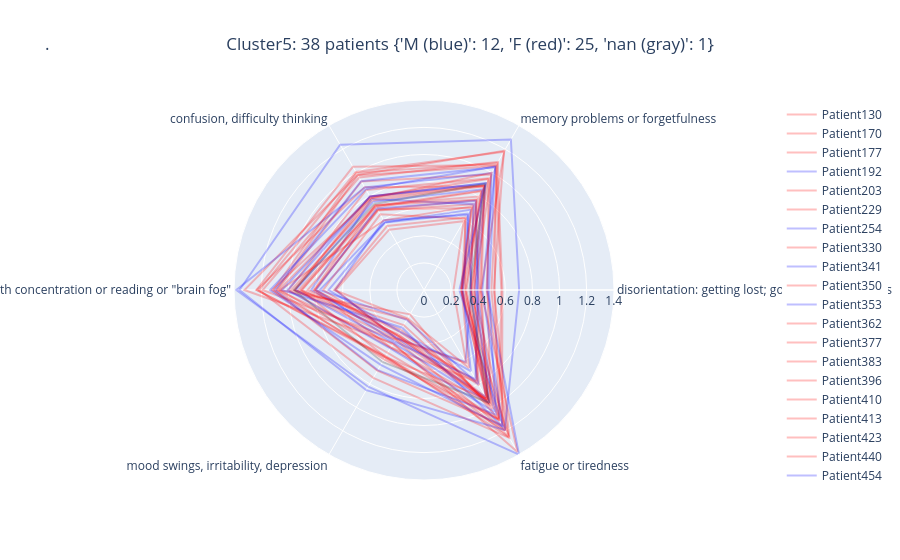

The code cell stored with this chart in its notebook:
### Code cell
star_chart_per_patient(5)

### Figure 1 — Plotly figure (JSON) as saved in the notebook; plotly's stock layout.template omitted (floating-point values rounded to 4 significant figures)
{"data": [{"line": {"color": "rgb(255,0,0)"}, "mode": "lines", "name": "Patient130", "opacity": 0.25, "r": [0.3445, 0.731, 0.6779, 0.8073, 0.3563, 0.8113, 0.3445, 0.3445], "theta": ["disorientation: getting lost; going to wrong places", "memory problems or forgetfulness", "confusion, difficulty thinking", "difficulty with concentration or reading or \"brain fog\"", "mood swings, irritability, depression", "fatigue or tiredness", "disorientation: getting lost; going to wrong places"], "type": "scatterpolar"}, {"line": {"color": "rgb(255,0,0)"}, "mode": "lines", "name": "Patient170", "opacity": 0.25, "r": [0.4973, 1.091, 0.958, 1.19, 0.4237, 1.195, 0.4973, 0.4973], "theta": ["disorientation: getting lost; going to wrong places", "memory problems or forgetfulness", "confusion, difficulty thinking", "difficulty with concentration or reading or \"brain fog\"", "mood swings, irritability, depression", "fatigue or tiredness", "disorientation: getting lost; going to wrong places"], "type": "scatterpolar"}, {"line": {"color": "rgb(255,0,0)"}, "mode": "lines", "name": "Patient177", "opacity": 0.25, "r": [0.4232, 0.8944, 0.7973, 0.9532, 0.3786, 0.9334, 0.4232, 0.4232], "theta": ["disorientation: getting lost; going to wrong places", "memory problems or forgetfulness", "confusion, difficulty thinking", "difficulty with concentration or reading or \"brain fog\"", "mood swings, irritability, depression", "fatigue or tiredness", "disorientation: getting lost; going to wrong places"], "type": "scatterpolar"}, {"line": {"color": "rgb(0,0,255)"}, "mode": "lines", "name": "Patient192", "opacity": 0.25, "r": [0.3433, 0.7308, 0.7747, 0.8318, 0.4063, 0.9124, 0.3433, 0.3433], "theta": ["disorientation: getting lost; going to wrong places", "memory problems or forgetfulness", "confusion, difficulty thinking", "difficulty with concentration or reading or \"brain fog\"", "mood swings, irritability, depression", "fatigue or tiredness", "disorientation: getting lost; going to wrong places"], "type": "scatterpolar"}, {"line": {"color": "rgb(255,0,0)"}, "mode": "lines", "name": "Patient203", "opacity": 0.25, "r": [0.2841, 0.8831, 0.8745, 1.234, 0.5639, 1.255, 0.2841, 0.2841], "theta": ["disorientation: getting lost; going to wrong places", "memory problems or forgetfulness", "confusion, difficulty thinking", "difficulty with concentration or reading or \"brain fog\"", "mood swings, irritability, depression", "fatigue or tiredness", "disorientation: getting lost; going to wrong places"], "type": "scatterpolar"}, {"line": {"color": "rgb(255,0,0)"}, "mode": "lines", "name": "Patient229", "opacity": 0.25, "r": [0.4689, 0.9511, 0.8528, 0.9991, 0.4908, 0.9817, 0.4689, 0.4689], "theta": ["disorientation: getting lost; going to wrong places", "memory problems or forgetfulness", "confusion, difficulty thinking", "difficulty with concentration or reading or \"brain fog\"", "mood swings, irritability, depression", "fatigue or tiredness", "disorientation: getting lost; going to wrong places"], "type": "scatterpolar"}, {"line": {"color": "rgb(0,0,255)"}, "mode": "lines", "name": "Patient254", "opacity": 0.25, "r": [0.2779, 0.6831, 0.5765, 0.7694, 0.2543, 0.8024, 0.2779, 0.2779], "theta": ["disorientation: getting lost; going to wrong places", "memory problems or forgetfulness", "confusion, difficulty thinking", "difficulty with concentration or reading or \"brain fog\"", "mood swings, irritability, depression", "fatigue or tiredness", "disorientation: getting lost; going to wrong places"], "type": "scatterpolar"}, {"line": {"color": "rgb(255,0,0)"}, "mode": "lines", "name": "Patient330", "opacity": 0.25, "r": [0.5705, 1.056, 0.9784, 1.089, 0.5912, 1.108, 0.5705, 0.5705], "theta": ["disorientation: getting lost; going to wrong places", "memory problems or forgetfulness", "confusion, difficulty thinking", "difficulty with concentration or reading or \"brain fog\"", "mood swings, irritability, depression", "fatigue or tiredness", "disorientation: getting lost; going to wrong places"], "type": "scatterpolar"}, {"line": {"color": "rgb(0,0,255)"}, "mode": "lines", "name": "Patient341", "opacity": 0.25, "r": [0.3485, 0.6395, 0.5943, 0.6558, 0.409, 0.6134, 0.3485, 0.3485], "theta": ["disorientation: getting lost; going to wrong places", "memory problems or forgetfulness", "confusion, difficulty thinking", "difficulty with concentration or reading or \"brain fog\"", "mood swings, irritability, depression", "fatigue or tiredness", "disorientation: getting lost; going to wrong places"], "type": "scatterpolar"}, {"line": {"color": "rgb(255,0,0)"}, "mode": "lines", "name": "Patient350", "opacity": 0.25, "r": [0.2752, 0.7968, 0.7234, 0.9008, 0.3933, 0.9359, 0.2752, 0.2752], "theta": ["disorientation: getting lost; going to wrong places", "memory problems or forgetfulness", "confusion, difficulty thinking", "difficulty with concentration or reading or \"brain fog\"", "mood swings, irritability, depression", "fatigue or tiredness", "disorientation: getting lost; going to wrong places"], "type": "scatterpolar"}, {"line": {"color": "rgb(0,0,255)"}, "mode": "lines", "name": "Patient353", "opacity": 0.25, "r": [0.3909, 0.9086, 0.7972, 1.006, 0.4974, 1.038, 0.3909, 0.3909], "theta": ["disorientation: getting lost; going to wrong places", "memory problems or forgetfulness", "confusion, difficulty thinking", "difficulty with concentration or reading or \"brain fog\"", "mood swings, irritability, depression", "fatigue or tiredness", "disorientation: getting lost; going to wrong places"], "type": "scatterpolar"}, {"line": {"color": "rgb(255,0,0)"}, "mode": "lines", "name": "Patient362", "opacity": 0.25, "r": [0.2779, 0.6168, 0.5448, 0.663, 0.2414, 0.6641, 0.2779, 0.2779], "theta": ["disorientation: getting lost; going to wrong places", "memory problems or forgetfulness", "confusion, difficulty thinking", "difficulty with concentration or reading or \"brain fog\"", "mood swings, irritability, depression", "fatigue or tiredness", "disorientation: getting lost; going to wrong places"], "type": "scatterpolar"}, {"line": {"color": "rgb(255,0,0)"}, "mode": "lines", "name": "Patient377", "opacity": 0.25, "r": [0.2823, 0.6989, 0.6859, 0.8594, 0.3394, 0.9171, 0.2823, 0.2823], "theta": ["disorientation: getting lost; going to wrong places", "memory problems or forgetfulness", "confusion, difficulty thinking", "difficulty with concentration or reading or \"brain fog\"", "mood swings, irritability, depression", "fatigue or tiredness", "disorientation: getting lost; going to wrong places"], "type": "scatterpolar"}, {"line": {"color": "rgb(255,0,0)"}, "mode": "lines", "name": "Patient383", "opacity": 0.25, "r": [0.3135, 0.8487, 0.7152, 0.9254, 0.2993, 0.9706, 0.3135, 0.3135], "theta": ["disorientation: getting lost; going to wrong places", "memory problems or forgetfulness", "confusion, difficulty thinking", "difficulty with concentration or reading or \"brain fog\"", "mood swings, irritability, depression", "fatigue or tiredness", "disorientation: getting lost; going to wrong places"], "type": "scatterpolar"}, {"line": {"color": "rgb(255,0,0)"}, "mode": "lines", "name": "Patient396", "opacity": 0.25, "r": [0.3478, 0.9466, 0.7932, 1.07, 0.2078, 1.116, 0.3478, 0.3478], "theta": ["disorientation: getting lost; going to wrong places", "memory problems or forgetfulness", "confusion, difficulty thinking", "difficulty with concentration or reading or \"brain fog\"", "mood swings, irritability, depression", "fatigue or tiredness", "disorientation: getting lost; going to wrong places"], "type": "scatterpolar"}, {"line": {"color": "rgb(255,0,0)"}, "mode": "lines", "name": "Patient410", "opacity": 0.25, "r": [0.5147, 1.179, 1.005, 1.216, 0.7486, 1.261, 0.5147, 0.5147], "theta": ["disorientation: getting lost; going to wrong places", "memory problems or forgetfulness", "confusion, difficulty thinking", "difficulty with concentration or reading or \"brain fog\"", "mood swings, irritability, depression", "fatigue or tiredness", "disorientation: getting lost; going to wrong places"], "type": "scatterpolar"}, {"line": {"color": "rgb(255,0,0)"}, "mode": "lines", "name": "Patient413", "opacity": 0.25, "r": [0.403, 0.7704, 0.7204, 0.8125, 0.4902, 0.7835, 0.403, 0.403], "theta": ["disorientation: getting lost; going to wrong places", "memory problems or forgetfulness", "confusion, difficulty thinking", "difficulty with concentration or reading or \"brain fog\"", "mood swings, irritability, depression", "fatigue or tiredness", "disorientation: getting lost; going to wrong places"], "type": "scatterpolar"}, {"line": {"color": "rgb(255,0,0)"}, "mode": "lines", "name": "Patient423", "opacity": 0.25, "r": [0.4196, 1.187, 0.9801, 1.325, 0.4539, 1.38, 0.4196, 0.4196], "theta": ["disorientation: getting lost; going to wrong places", "memory problems or forgetfulness", "confusion, difficulty thinking", "difficulty with concentration or reading or \"brain fog\"", "mood swings, irritability, depression", "fatigue or tiredness", "disorientation: getting lost; going to wrong places"], "type": "scatterpolar"}, {"line": {"color": "rgb(255,0,0)"}, "mode": "lines", "name": "Patient440", "opacity": 0.25, "r": [0.4622, 0.9833, 0.9247, 1.082, 0.4606, 1.245, 0.4622, 0.4622], "theta": ["disorientation: getting lost; going to wrong places", "memory problems or forgetfulness", "confusion, difficulty thinking", "difficulty with concentration or reading or \"brain fog\"", "mood swings, irritability, depression", "fatigue or tiredness", "disorientation: getting lost; going to wrong places"], "type": "scatterpolar"}, {"line": {"color": "rgb(0,0,255)"}, "mode": "lines", "name": "Patient454", "opacity": 0.25, "r": [0.4664, 0.9959, 0.8747, 1.385, 0.8244, 1.402, 0.4664, 0.4664], "theta": ["disorientation: getting lost; going to wrong places", "memory problems or forgetfulness", "confusion, difficulty thinking", "difficulty with concentration or reading or \"brain fog\"", "mood swings, irritability, depression", "fatigue or tiredness", "disorientation: getting lost; going to wrong places"], "type": "scatterpolar"}, {"line": {"color": "rgb(255,0,0)"}, "mode": "lines", "name": "Patient463", "opacity": 0.25, "r": [0.4125, 0.8896, 0.7811, 0.9547, 0.4174, 0.9467, 0.4125, 0.4125], "theta": ["disorientation: getting lost; going to wrong places", "memory problems or forgetfulness", "confusion, difficulty thinking", "difficulty with concentration or reading or \"brain fog\"", "mood swings, irritability, depression", "fatigue or tiredness", "disorientation: getting lost; going to wrong places"], "type": "scatterpolar"}, {"line": {"color": "rgb(255,0,0)"}, "mode": "lines", "name": "Patient466", "opacity": 0.25, "r": [0.3533, 0.884, 0.7632, 0.9788, 0.2484, 1.014, 0.3533, 0.3533], "theta": ["disorientation: getting lost; going to wrong places", "memory problems or forgetfulness", "confusion, difficulty thinking", "difficulty with concentration or reading or \"brain fog\"", "mood swings, irritability, depression", "fatigue or tiredness", "disorientation: getting lost; going to wrong places"], "type": "scatterpolar"}, {"line": {"color": "rgb(0,0,255)"}, "mode": "lines", "name": "Patient476", "opacity": 0.25, "r": [0.2606, 0.9103, 0.7962, 1.049, 0.3216, 1.174, 0.2606, 0.2606], "theta": ["disorientation: getting lost; going to wrong places", "memory problems or forgetfulness", "confusion, difficulty thinking", "difficulty with concentration or reading or \"brain fog\"", "mood swings, irritability, depression", "fatigue or tiredness", "disorientation: getting lost; going to wrong places"], "type": "scatterpolar"}, {"line": {"color": "rgb(255,0,0)"}, "mode": "lines", "name": "Patient485", "opacity": 0.25, "r": [0.366, 0.998, 0.7808, 1.122, 0.5753, 1.198, 0.366, 0.366], "theta": ["disorientation: getting lost; going to wrong places", "memory problems or forgetfulness", "confusion, difficulty thinking", "difficulty with concentration or reading or \"brain fog\"", "mood swings, irritability, depression", "fatigue or tiredness", "disorientation: getting lost; going to wrong places"], "type": "scatterpolar"}, {"line": {"color": "rgb(0,0,255)"}, "mode": "lines", "name": "Patient486", "opacity": 0.25, "r": [0.702, 1.282, 1.238, 1.362, 0.8532, 1.193, 0.702, 0.702], "theta": ["disorientation: getting lost; going to wrong places", "memory problems or forgetfulness", "confusion, difficulty thinking", "difficulty with concentration or reading or \"brain fog\"", "mood swings, irritability, depression", "fatigue or tiredness", "disorientation: getting lost; going to wrong places"], "type": "scatterpolar"}, {"line": {"color": "rgb(0,0,255)"}, "mode": "lines", "name": "Patient505", "opacity": 0.25, "r": [0.479, 1.046, 0.9272, 1.1, 0.6828, 1.062, 0.479, 0.479], "theta": ["disorientation: getting lost; going to wrong places", "memory problems or forgetfulness", "confusion, difficulty thinking", "difficulty with concentration or reading or \"brain fog\"", "mood swings, irritability, depression", "fatigue or tiredness", "disorientation: getting lost; going to wrong places"], "type": "scatterpolar"}, {"line": {"color": "rgb(255,0,0)"}, "mode": "lines", "name": "Patient516", "opacity": 0.25, "r": [0.218, 0.5861, 0.514, 0.6495, 0.4138, 0.6224, 0.218, 0.218], "theta": ["disorientation: getting lost; going to wrong places", "memory problems or forgetfulness", "confusion, difficulty thinking", "difficulty with concentration or reading or \"brain fog\"", "mood swings, irritability, depression", "fatigue or tiredness", "disorientation: getting lost; going to wrong places"], "type": "scatterpolar"}, {"line": {"color": "rgb(0,0,255)"}, "mode": "lines", "name": "Patient532", "opacity": 0.25, "r": [0.3795, 0.8579, 0.751, 0.9471, 0.4499, 0.9615, 0.3795, 0.3795], "theta": ["disorientation: getting lost; going to wrong places", "memory problems or forgetfulness", "confusion, difficulty thinking", "difficulty with concentration or reading or \"brain fog\"", "mood swings, irritability, depression", "fatigue or tiredness", "disorientation: getting lost; going to wrong places"], "type": "scatterpolar"}, {"line": {"color": "rgb(255,0,0)"}, "mode": "lines", "name": "Patient537", "opacity": 0.25, "r": [0.3748, 0.7653, 0.6833, 0.8012, 0.387, 0.7738, 0.3748, 0.3748], "theta": ["disorientation: getting lost; going to wrong places", "memory problems or forgetfulness", "confusion, difficulty thinking", "difficulty with concentration or reading or \"brain fog\"", "mood swings, irritability, depression", "fatigue or tiredness", "disorientation: getting lost; going to wrong places"], "type": "scatterpolar"}, {"line": {"color": "rgb(0,0,255)"}, "mode": "lines", "name": "Patient542", "opacity": 0.25, "r": [0.3966, 0.7589, 0.6952, 0.7964, 0.4373, 0.759, 0.3966, 0.3966], "theta": ["disorientation: getting lost; going to wrong places", "memory problems or forgetfulness", "confusion, difficulty thinking", "difficulty with concentration or reading or \"brain fog\"", "mood swings, irritability, depression", "fatigue or tiredness", "disorientation: getting lost; going to wrong places"], "type": "scatterpolar"}, {"line": {"color": "rgb(255,0,0)"}, "mode": "lines", "name": "Patient555", "opacity": 0.25, "r": [0.5788, 1.082, 0.9982, 1.112, 0.6875, 1.151, 0.5788, 0.5788], "theta": ["disorientation: getting lost; going to wrong places", "memory problems or forgetfulness", "confusion, difficulty thinking", "difficulty with concentration or reading or \"brain fog\"", "mood swings, irritability, depression", "fatigue or tiredness", "disorientation: getting lost; going to wrong places"], "type": "scatterpolar"}, {"line": {"color": "rgb(255,0,0)"}, "mode": "lines", "name": "Patient558", "opacity": 0.25, "r": [0.5225, 1.065, 1.05, 1.236, 0.573, 1.102, 0.5225, 0.5225], "theta": ["disorientation: getting lost; going to wrong places", "memory problems or forgetfulness", "confusion, difficulty thinking", "difficulty with concentration or reading or \"brain fog\"", "mood swings, irritability, depression", "fatigue or tiredness", "disorientation: getting lost; going to wrong places"], "type": "scatterpolar"}, {"line": {"color": "rgb(255,0,0)"}, "mode": "lines", "name": "Patient566", "opacity": 0.25, "r": [0.3033, 0.6075, 0.6451, 0.7437, 0.3896, 0.9639, 0.3033, 0.3033], "theta": ["disorientation: getting lost; going to wrong places", "memory problems or forgetfulness", "confusion, difficulty thinking", "difficulty with concentration or reading or \"brain fog\"", "mood swings, irritability, depression", "fatigue or tiredness", "disorientation: getting lost; going to wrong places"], "type": "scatterpolar"}, {"line": {"color": "rgb(255,0,0)"}, "mode": "lines", "name": "Patient579", "opacity": 0.25, "r": [0.3045, 0.8404, 0.706, 0.9067, 0.5697, 0.9293, 0.3045, 0.3045], "theta": ["disorientation: getting lost; going to wrong places", "memory problems or forgetfulness", "confusion, difficulty thinking", "difficulty with concentration or reading or \"brain fog\"", "mood swings, irritability, depression", "fatigue or tiredness", "disorientation: getting lost; going to wrong places"], "type": "scatterpolar"}, {"line": {"color": "rgb(50,50,50)"}, "mode": "lines", "name": "Patient592", "opacity": 0.25, "r": [0.3342, 0.9062, 0.7335, 0.9593, 0.6128, 0.9603, 0.3342, 0.3342], "theta": ["disorientation: getting lost; going to wrong places", "memory problems or forgetfulness", "confusion, difficulty thinking", "difficulty with concentration or reading or \"brain fog\"", "mood swings, irritability, depression", "fatigue or tiredness", "disorientation: getting lost; going to wrong places"], "type": "scatterpolar"}, {"line": {"color": "rgb(0,0,255)"}, "mode": "lines", "name": "Patient594", "opacity": 0.25, "r": [0.2872, 0.6515, 0.5758, 0.7042, 0.3547, 0.6904, 0.2872, 0.2872], "theta": ["disorientation: getting lost; going to wrong places", "memory problems or forgetfulness", "confusion, difficulty thinking", "difficulty with concentration or reading or \"brain fog\"", "mood swings, irritability, depression", "fatigue or tiredness", "disorientation: getting lost; going to wrong places"], "type": "scatterpolar"}, {"line": {"color": "rgb(0,0,255)"}, "mode": "lines", "name": "Patient606", "opacity": 0.25, "r": [0.4303, 1.053, 0.8592, 1.136, 0.6378, 1.161, 0.4303, 0.4303], "theta": ["disorientation: getting lost; going to wrong places", "memory problems or forgetfulness", "confusion, difficulty thinking", "difficulty with concentration or reading or \"brain fog\"", "mood swings, irritability, depression", "fatigue or tiredness", "disorientation: getting lost; going to wrong places"], "type": "scatterpolar"}, {"line": {"color": "rgb(255,0,0)"}, "mode": "lines", "name": "Patient644", "opacity": 0.25, "r": [0.2712, 0.7129, 0.5934, 1.062, 0.5367, 1.096, 0.2712, 0.2712], "theta": ["disorientation: getting lost; going to wrong places", "memory problems or forgetfulness", "confusion, difficulty thinking", "difficulty with concentration or reading or \"brain fog\"", "mood swings, irritability, depression", "fatigue or tiredness", "disorientation: getting lost; going to wrong places"], "type": "scatterpolar"}], "layout": {"title": {"text": ".\t\t\t\t\t\t\t\t\t\t\t\t\t\t\t\t\t\t\t\t\t\t\t\t\t\t\t\t\t\t\t\t\t\t\t\t\t\t\t\tCluster5: 38 patients {'M (blue)': 12, 'F (red)': 25, 'nan (gray)': 1}"}}}
